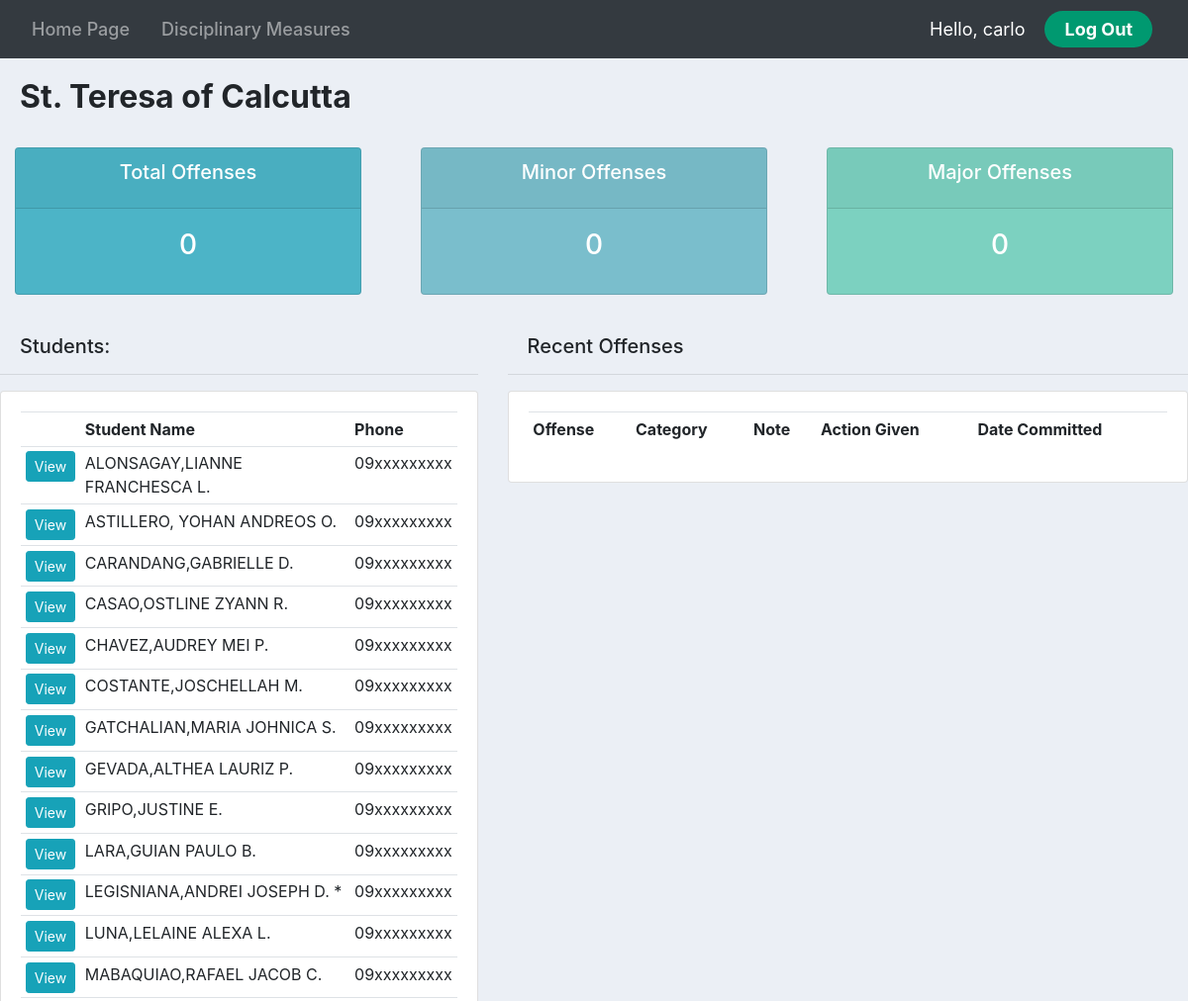
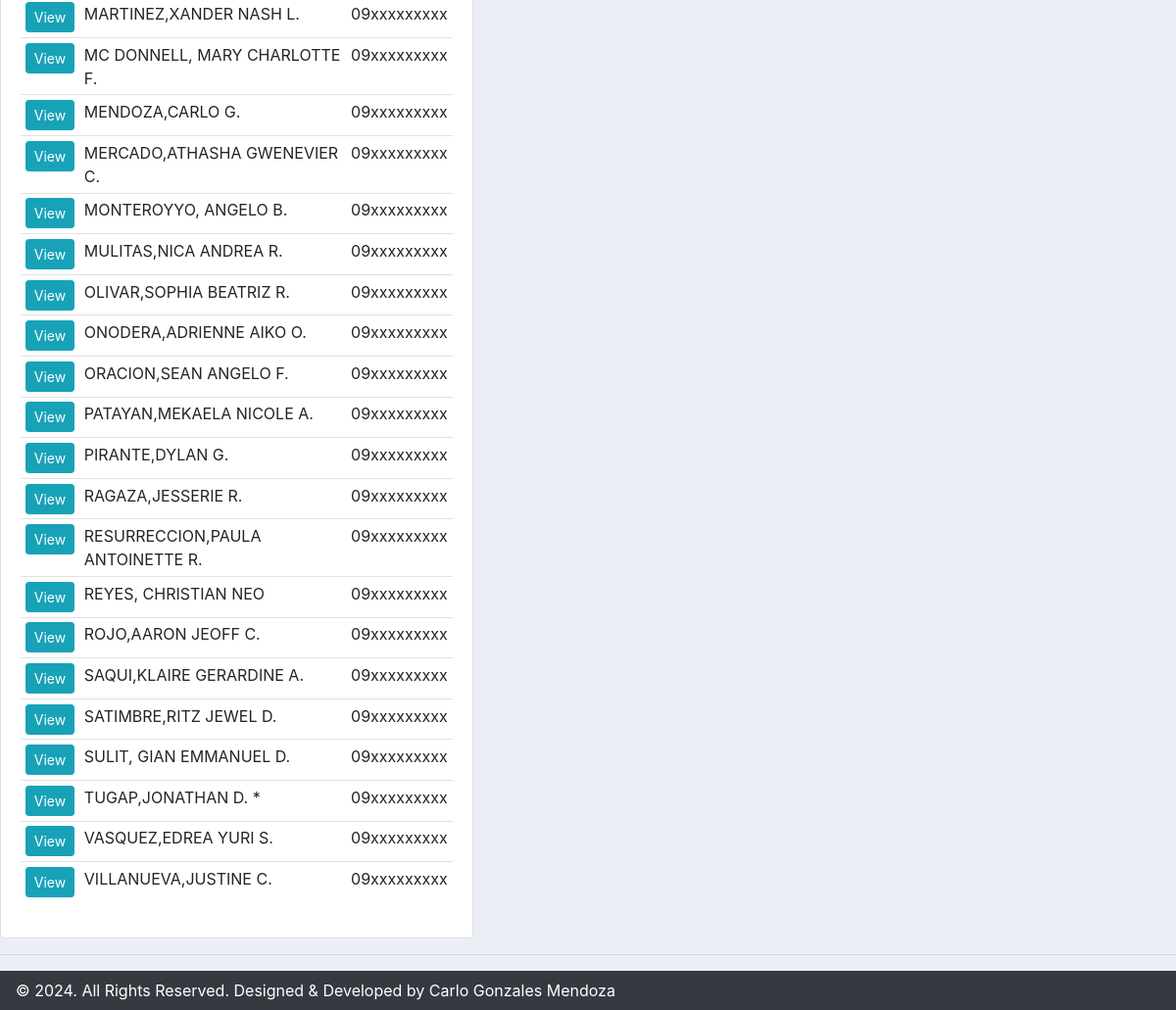
The app's page / (signed in) with its own data (2 pictures, top to bottom).
### accounts/models.py (models this page shows, shortened)
class TeresaStudent(models.Model):
    name = models.CharField(max_length=200, null=True)
    phone = models.CharField(max_length=200, null=True)
    email = models.CharField(max_length=200, null=True)
    guardian = models.CharField(max_length=200, null=True)
    date_created = models.DateTimeField(auto_now_add=True, null=True)

### accounts/views.py (the view)
# urls.py: path('', views.teresa, name='teresa'),
@login_required(login_url='login')
def teresa(request):
    teresaoffenses = TeresaOffense.objects.all()
    teresastudents = TeresaStudent.objects.all()
    total_students = teresastudents.count()
    total_offenses = teresaoffenses.count()
    minor = teresaoffenses.filter(category='Minor').count()
    major = teresaoffenses.filter(category='Major').count()
    context = {'offenses' :teresaoffenses, 'students': teresastudents,
    'total_offenses': total_offenses, 'minor': minor, 'major': major,}
    return render(request, 'accounts/teresa.html', context)

### accounts/templates/accounts/teresa.html (shortened to what this page needs)
{% extends 'accounts/main.html' %}
{% block content %}
<h2 class="section">St. Teresa of Calcutta</h2>
{% include 'accounts/status.html' %}
<br>
<div class="row">
    <div class="col-md-5">
        <h5 id="title">Students:</h5>
        <hr>
        <div class="card card-body">
            <table class="table table-sm">
                <tr>
                    <th></th>
                    <th>Student Name</th>
                    <th>Phone</th>
                </tr>
                {% for student in students %}
                <tr>
                    <td><a class="btn btn-sm btn-info" href="{% url 'teresaprofile' student.id %}">View</a></td>
                    <td>{{student.name}}</td>
                    <td>{{student.phone}}</td>
                </tr>
                {% endfor %}
            </table>
        </div>
    </div>
    <div class="col-md-7">
        <h5 id="title">Recent Offenses</h5>
        <hr>
        <div class="card card-body">
        <table class="table table-sm">
            <tr>
                <th>Offense</th>
                <th>Category</th>
                <th>Note</th>
                <th>Action Given</th>
                <th>Date Committed</th>
            </tr>
        </table>
    </div>
</div>
</div>
{% endblock %}

### accounts/templates/accounts/navbar.html (shortened to what this page needs)
{% load static %}
<nav class="navbar navbar-expand-lg navbar-dark bg-dark">
    <div class="collapse navbar-collapse" id="navbarNav">
      <ul class="navbar-nav justify-content-center flex-grow-1 pe-3">
        <li class="nav-item">
          <a class="nav-link mx-lg-2" href="{% url 'homepage' %}">Home Page</a>
        </li>
        <li class="nav-item">
          <a class="nav-link mx-lg-2" href="{% url 'products' %}">Disciplinary Measures</a>
        </li>
      </ul>
    </div>
    <span class="hello-msg">Hello, {{request.user}}</span>
    <span ><a class="hello-log" href="{% url 'logout' %}">Log Out</a></span>
  </nav>

### static/css/main.css (style rules this page uses)
body { background-color: #ebeff5; }

### accounts/templates/accounts/navbar.html (style rules this page uses)
.hello-msg { font-size: 18px; color: #fff; margin-right: 20px; }
.hello-log { margin-right: 20px; background-color: #009970; color: #fff; font-size: 18px; padding: 8px 20px; border-radius: 50px; text-decoration: none; transition: 0.3s; font-weight: 700; }
.nav-link { font-size: 18px; color: #ffffff; font-weight: 500; position: relative; }
.nav-link::before { content: ""; position: absolute; bottom: 0; left: 50%; transform: translateX(-50%); width: 0%; height: 2px; background-color: #009970; visibility: hidden; transition: 0.3s ease-in-out; }

### accounts/templates/accounts/teresa.html (style rules this page uses)
#title { margin-left: 20px; }
.section { font-weight: bolder; margin-top: 20px; margin-left: 20px; }

### records on screen
TeresaStudent: name "ALONSAGAY,LIANNE FRANCHESCA L.", phone "09xxxxxxxxx"
TeresaStudent: name "ASTILLERO, YOHAN ANDREOS O.", phone "09xxxxxxxxx"
TeresaStudent: name "CARANDANG,GABRIELLE D.", phone "09xxxxxxxxx"
TeresaStudent: name "CASAO,OSTLINE ZYANN R.", phone "09xxxxxxxxx"
TeresaStudent: name "CHAVEZ,AUDREY MEI P.", phone "09xxxxxxxxx"
TeresaStudent: name "COSTANTE,JOSCHELLAH M.", phone "09xxxxxxxxx"
TeresaStudent: name "GATCHALIAN,MARIA JOHNICA S.", phone "09xxxxxxxxx"
TeresaStudent: name "GEVADA,ALTHEA LAURIZ P.", phone "09xxxxxxxxx"
TeresaStudent: name "GRIPO,JUSTINE E.", phone "09xxxxxxxxx"
TeresaStudent: name "LARA,GUIAN PAULO B.", phone "09xxxxxxxxx"
TeresaStudent: name "LEGISNIANA,ANDREI JOSEPH D. *", phone "09xxxxxxxxx"
TeresaStudent: name "LUNA,LELAINE ALEXA L.", phone "09xxxxxxxxx"
TeresaStudent: name "MABAQUIAO,RAFAEL JACOB C.", phone "09xxxxxxxxx"
TeresaStudent: name "MARTINEZ,XANDER NASH L.", phone "09xxxxxxxxx"
TeresaStudent: name "MC DONNELL, MARY CHARLOTTE F.", phone "09xxxxxxxxx"
TeresaStudent: name "MENDOZA,CARLO G.", phone "09xxxxxxxxx"
TeresaStudent: name "MERCADO,ATHASHA GWENEVIER C.", phone "09xxxxxxxxx"
TeresaStudent: name "MONTEROYYO, ANGELO B.", phone "09xxxxxxxxx"
TeresaStudent: name "MULITAS,NICA ANDREA R.", phone "09xxxxxxxxx"
TeresaStudent: name "OLIVAR,SOPHIA BEATRIZ R.", phone "09xxxxxxxxx"
TeresaStudent: name "ONODERA,ADRIENNE AIKO O.", phone "09xxxxxxxxx"
TeresaStudent: name "ORACION,SEAN ANGELO F.", phone "09xxxxxxxxx"
TeresaStudent: name "PATAYAN,MEKAELA NICOLE A.", phone "09xxxxxxxxx"
TeresaStudent: name "PIRANTE,DYLAN G.", phone "09xxxxxxxxx"
TeresaStudent: name "RAGAZA,JESSERIE R.", phone "09xxxxxxxxx"
TeresaStudent: name "RESURRECCION,PAULA ANTOINETTE R.", phone "09xxxxxxxxx"
TeresaStudent: name "REYES, CHRISTIAN NEO", phone "09xxxxxxxxx"
TeresaStudent: name "ROJO,AARON JEOFF C.", phone "09xxxxxxxxx"
TeresaStudent: name "SAQUI,KLAIRE GERARDINE A.", phone "09xxxxxxxxx"
TeresaStudent: name "SATIMBRE,RITZ JEWEL D.", phone "09xxxxxxxxx"
TeresaStudent: name "SULIT, GIAN EMMANUEL D.", phone "09xxxxxxxxx"
TeresaStudent: name "TUGAP,JONATHAN D. *", phone "09xxxxxxxxx"
TeresaStudent: name "VASQUEZ,EDREA YURI S.", phone "09xxxxxxxxx"
TeresaStudent: name "VILLANUEVA,JUSTINE C.", phone "09xxxxxxxxx"

### other values on screen
{{ request.user }} "carlo"
{{ total_offenses }} "0"
{{ minor }} "0"
{{ major }} "0"
